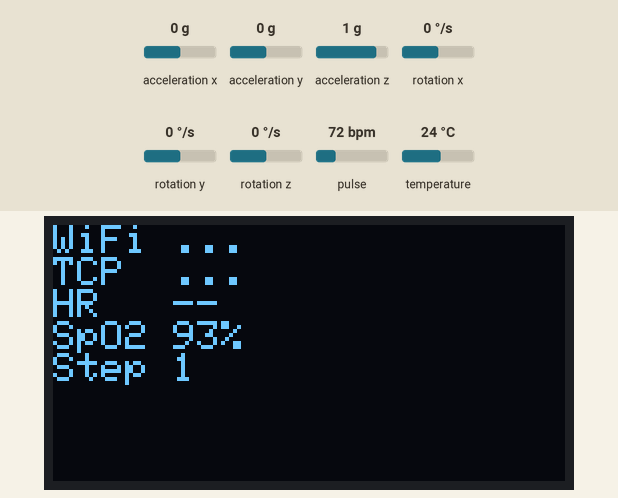
The program below on a simulated ESP32. Parts: 128×64 one-colour display. The test bench sets the inputs (shaded band); at power-on: pulse 72 bpm, acceleration x 0 g, acceleration y 0 g, acceleration z 1 g, rotation x 0 °/s, rotation y 0 °/s, rotation z 0 °/s, temperature 24 °C. WiFi joins after 1.5 s; servers stay silent unless stated; what the program prints to the serial monitor is not drawn.

Above: at 1.5 s.
1.6 s: pulse set to 100 bpm
At 4.3 s:
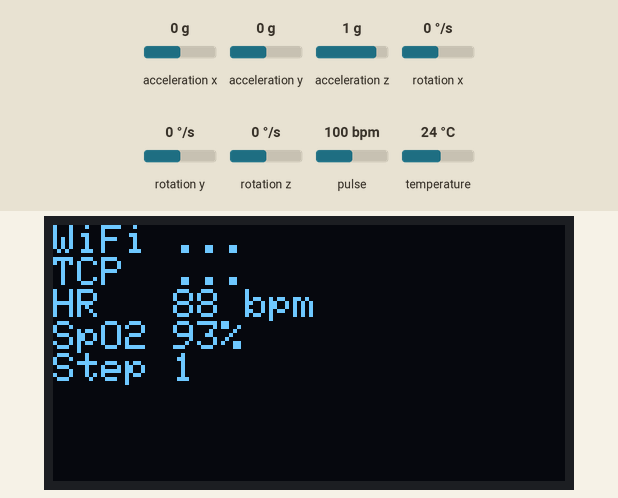
4.6 s: pulse set to 42 bpm
At 7.3 s:
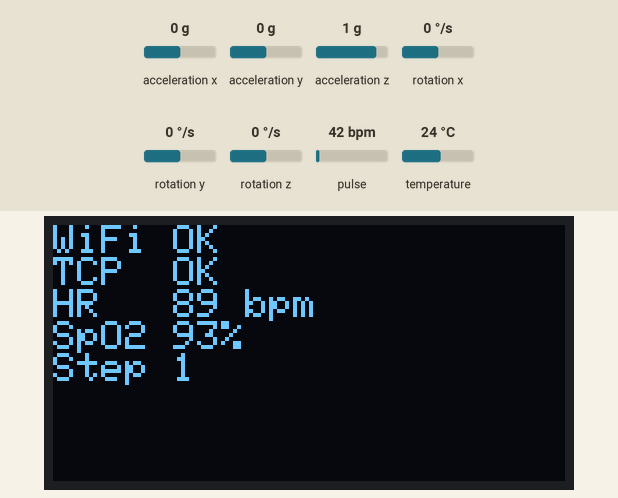
7.6 s: acceleration x set to -1.4 g
At 9.6 s:
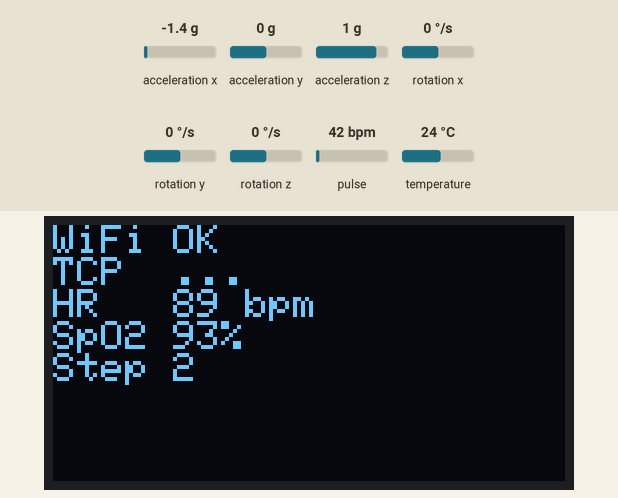
10.0 s: acceleration y set to -1.4 g
At 11.1 s:
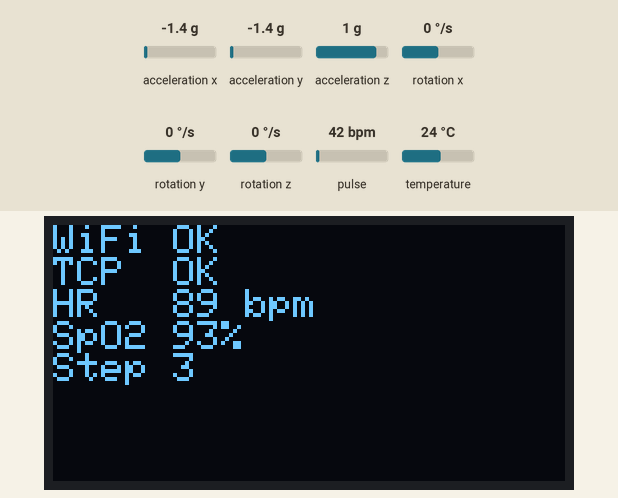
Timing chart, 0 to 13.0 s (numbered marks = the images above; inputs shaded):
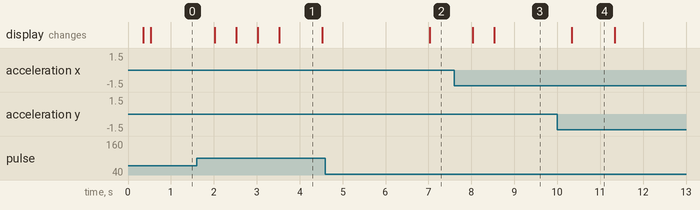

The program:

main.cpp
```cpp
#include <Arduino.h>
#include <WiFi.h>
#include <Wire.h>
#include <Adafruit_GFX.h>
#include <Adafruit_MPU6050.h>
#include <Adafruit_SSD1306.h>
#include <MAX30105.h>
#include "heartRate.h"

#ifndef WATCH_WIFI_SSID
#define WATCH_WIFI_SSID "CHANGE_ME"
#endif

#ifndef WATCH_WIFI_PASSWORD
#define WATCH_WIFI_PASSWORD "CHANGE_ME"
#endif

#ifndef WATCH_SERVER_HOST
#define WATCH_SERVER_HOST "192.168.1.100"
#endif

#ifndef WATCH_SERVER_PORT
#define WATCH_SERVER_PORT 9000
#endif

#ifndef WATCH_IMEI
#define WATCH_IMEI "123456789012345"
#endif

#ifndef WATCH_I2C_SDA
#define WATCH_I2C_SDA 8
#endif

#ifndef WATCH_I2C_SCL
#define WATCH_I2C_SCL 9
#endif

namespace {

constexpr uint32_t SERIAL_BAUD = 115200;
constexpr uint32_t WIFI_RETRY_MS = 5000;
constexpr uint32_t TCP_RETRY_MS = 3000;
constexpr uint32_t SENSOR_MS = 40;
constexpr uint32_t HEARTBEAT_MS = 30000;
constexpr uint32_t HEALTH_UPLOAD_MS = 10000;
constexpr uint32_t DISPLAY_MS = 500;
constexpr int OLED_WIDTH = 128;
constexpr int OLED_HEIGHT = 64;
constexpr int OLED_ADDR = 0x3C;

WiFiClient tcp;
MAX30105 max30102;
Adafruit_MPU6050 mpu;
Adafruit_SSD1306 display(OLED_WIDTH, OLED_HEIGHT, &Wire, -1);

bool maxReady = false;
bool mpuReady = false;
bool oledReady = false;
bool loggedIn = false;

uint32_t lastWifiAttempt = 0;
uint32_t lastTcpAttempt = 0;
uint32_t lastSensorRead = 0;
uint32_t lastHeartbeatUpload = 0;
uint32_t lastHealthUpload = 0;
uint32_t lastDisplayUpdate = 0;

int heartRate = 0;
int bloodOxygen = 0;
int steps = 0;
int rollovers = 0;
int calories = 0;

float lastAccelMagnitude = 0.0f;
bool stepArmed = true;

String readTcpFrame(uint32_t timeoutMs) {
  uint32_t start = millis();
  String frame;
  while (millis() - start < timeoutMs) {
    while (tcp.connected() && tcp.available()) {
      char ch = static_cast<char>(tcp.read());
      frame += ch;
      if (ch == '#') {
        return frame;
      }
    }
    delay(5);
  }
  return frame;
}

bool sendFrame(const String &frame) {
  if (!tcp.connected()) {
    return false;
  }
  Serial.print(F("TX "));
  Serial.println(frame);
  tcp.print(frame);
  tcp.flush();

  String response = readTcpFrame(300);
  if (response.length() > 0) {
    Serial.print(F("RX "));
    Serial.println(response);
  }
  return true;
}

void connectWifi() {
  if (WiFi.status() == WL_CONNECTED) {
    return;
  }

  uint32_t now = millis();
  if (now - lastWifiAttempt < WIFI_RETRY_MS) {
    return;
  }
  lastWifiAttempt = now;

  Serial.print(F("Connecting Wi-Fi: "));
  Serial.println(WATCH_WIFI_SSID);
  WiFi.mode(WIFI_STA);
  WiFi.begin(WATCH_WIFI_SSID, WATCH_WIFI_PASSWORD);
}

void connectTcp() {
  if (WiFi.status() != WL_CONNECTED || tcp.connected()) {
    return;
  }

  uint32_t now = millis();
  if (now - lastTcpAttempt < TCP_RETRY_MS) {
    return;
  }
  lastTcpAttempt = now;

  Serial.print(F("Connecting TCP "));
  Serial.print(WATCH_SERVER_HOST);
  Serial.print(F(":"));
  Serial.println(WATCH_SERVER_PORT);

  tcp.stop();
  loggedIn = false;
  if (!tcp.connect(WATCH_SERVER_HOST, WATCH_SERVER_PORT)) {
    Serial.println(F("TCP connect failed"));
    return;
  }

  String login = String("IW*AP00*") + WATCH_IMEI + "#";
  loggedIn = sendFrame(login);
}

void updateMax30102() {
  if (!maxReady || !max30102.available()) {
    if (maxReady) {
      max30102.check();
    }
    return;
  }

  uint32_t ir = max30102.getIR();
  uint32_t red = max30102.getRed();
  max30102.nextSample();

  if (ir < 50000) {
    return;
  }

  if (checkForBeat(ir)) {
    static uint32_t lastBeat = 0;
    uint32_t now = millis();
    if (lastBeat > 0) {
      float bpm = 60000.0f / static_cast<float>(now - lastBeat);
      if (bpm >= 45.0f && bpm <= 180.0f) {
        heartRate = static_cast<int>(heartRate == 0 ? bpm : heartRate * 0.75f + bpm * 0.25f);
      }
    }
    lastBeat = now;
  }

  if (red > 0 && ir > 0) {
    float ratio = static_cast<float>(red) / static_cast<float>(ir);
    int estimate = static_cast<int>(110.0f - 18.0f * ratio);
    bloodOxygen = constrain(estimate, 90, 99);
  }
}

void updateMpu6050() {
  if (!mpuReady) {
    return;
  }

  sensors_event_t accel;
  sensors_event_t gyro;
  sensors_event_t temp;
  mpu.getEvent(&accel, &gyro, &temp);

  float magnitude = sqrtf(
      accel.acceleration.x * accel.acceleration.x +
      accel.acceleration.y * accel.acceleration.y +
      accel.acceleration.z * accel.acceleration.z);
  float delta = fabsf(magnitude - lastAccelMagnitude);
  lastAccelMagnitude = magnitude;

  if (stepArmed && delta > 3.5f) {
    steps += 1;
    calories = static_cast<int>(steps * 0.045f);
    stepArmed = false;
  } else if (!stepArmed && delta < 1.2f) {
    stepArmed = true;
  }

  if (magnitude > 28.0f) {
    rollovers += 1;
  }
}

void updateSensors() {
  uint32_t now = millis();
  if (now - lastSensorRead < SENSOR_MS) {
    return;
  }
  lastSensorRead = now;
  updateMax30102();
  updateMpu6050();
}

void uploadHeartbeat() {
  uint32_t now = millis();
  if (!loggedIn || now - lastHeartbeatUpload < HEARTBEAT_MS) {
    return;
  }
  lastHeartbeatUpload = now;

  String frame = String("IW*AP03*1,") + steps + "," + rollovers + "," + calories + "#";
  sendFrame(frame);
}

void uploadHealth() {
  uint32_t now = millis();
  if (!loggedIn || now - lastHealthUpload < HEALTH_UPLOAD_MS) {
    return;
  }
  if (heartRate <= 0 && bloodOxygen <= 0) {
    return;
  }
  lastHealthUpload = now;

  int hr = heartRate > 0 ? heartRate : 0;
  int spo2 = bloodOxygen > 0 ? bloodOxygen : 0;
  String frame = String("IW*APHP*") + hr + ",0,0," + spo2 + ",0,0#";
  sendFrame(frame);
}

void updateDisplay() {
  if (!oledReady) {
    return;
  }
  uint32_t now = millis();
  if (now - lastDisplayUpdate < DISPLAY_MS) {
    return;
  }
  lastDisplayUpdate = now;

  display.clearDisplay();
  display.setTextColor(SSD1306_WHITE);
  display.setCursor(0, 0);
  display.setTextSize(1);
  display.print(F("WiFi "));
  display.println(WiFi.status() == WL_CONNECTED ? F("OK") : F("..."));
  display.print(F("TCP  "));
  display.println(tcp.connected() ? F("OK") : F("..."));
  display.print(F("HR   "));
  display.println(heartRate > 0 ? String(heartRate) + " bpm" : "--");
  display.print(F("SpO2 "));
  display.println(bloodOxygen > 0 ? String(bloodOxygen) + "%" : "--");
  display.print(F("Step "));
  display.println(steps);
  display.display();
}

void initSensors() {
  Wire.begin(WATCH_I2C_SDA, WATCH_I2C_SCL);

  oledReady = display.begin(SSD1306_SWITCHCAPVCC, OLED_ADDR);
  if (oledReady) {
    display.clearDisplay();
    display.setTextColor(SSD1306_WHITE);
    display.setTextSize(1);
    display.setCursor(0, 0);
    display.println(F("Health watch boot"));
    display.display();
  } else {
    Serial.println(F("OLED not found"));
  }

  maxReady = max30102.begin(Wire, I2C_SPEED_FAST);
  if (maxReady) {
    max30102.setup(0x1F, 4, 2, 100, 411, 4096);
    max30102.setPulseAmplitudeRed(0x1F);
    max30102.setPulseAmplitudeIR(0x1F);
    max30102.setPulseAmplitudeGreen(0);
    Serial.println(F("MAX30102 ready"));
  } else {
    Serial.println(F("MAX30102 not found"));
  }

  mpuReady = mpu.begin(0x68, &Wire);
  if (mpuReady) {
    mpu.setAccelerometerRange(MPU6050_RANGE_8_G);
    mpu.setGyroRange(MPU6050_RANGE_500_DEG);
    mpu.setFilterBandwidth(MPU6050_BAND_21_HZ);
    Serial.println(F("MPU6050 ready"));
  } else {
    Serial.println(F("MPU6050 not found"));
  }
}

}  // namespace

void setup() {
  Serial.begin(SERIAL_BAUD);
  delay(300);
  Serial.println();
  Serial.println(F("ESP32-C3 Wi-Fi health watch"));
  initSensors();
}

void loop() {
  connectWifi();
  connectTcp();
  updateSensors();
  uploadHeartbeat();
  uploadHealth();
  updateDisplay();

  if (WiFi.status() == WL_CONNECTED && !tcp.connected()) {
    loggedIn = false;
  }
}
```

Measured:
- after the input at 7.6 s, the display: first changes after 0.43 s (image 3 shows a later state)
- after the input at 10.0 s, the display: changes after 0.34 s (image 4)
- what the display in image 4 shows lasts 1.0 s, from 10.3 s to 11.3 s
